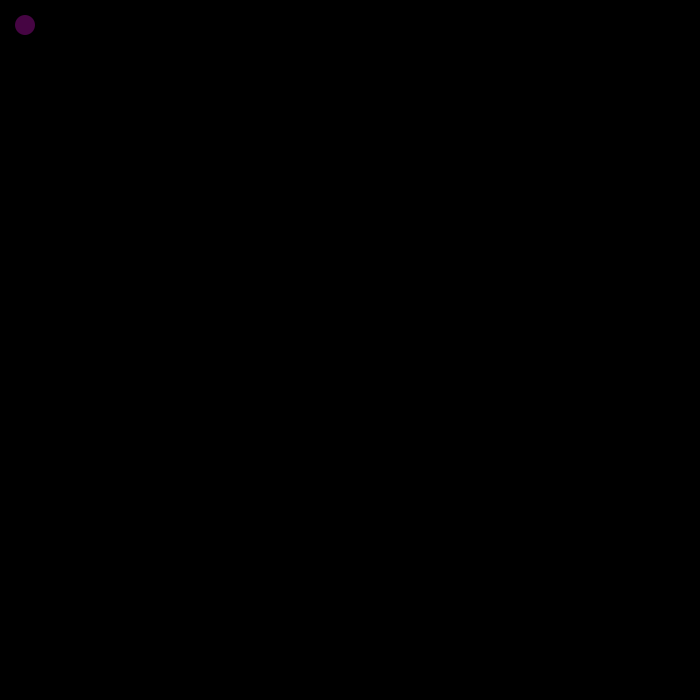
Frame 1 (no input)
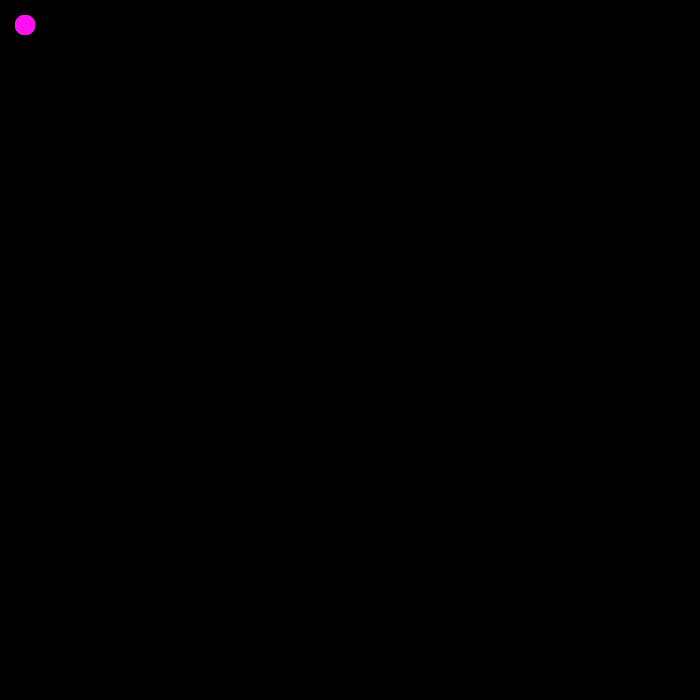
Frame 60 (the mouse pressed at the canvas centre just before this capture)
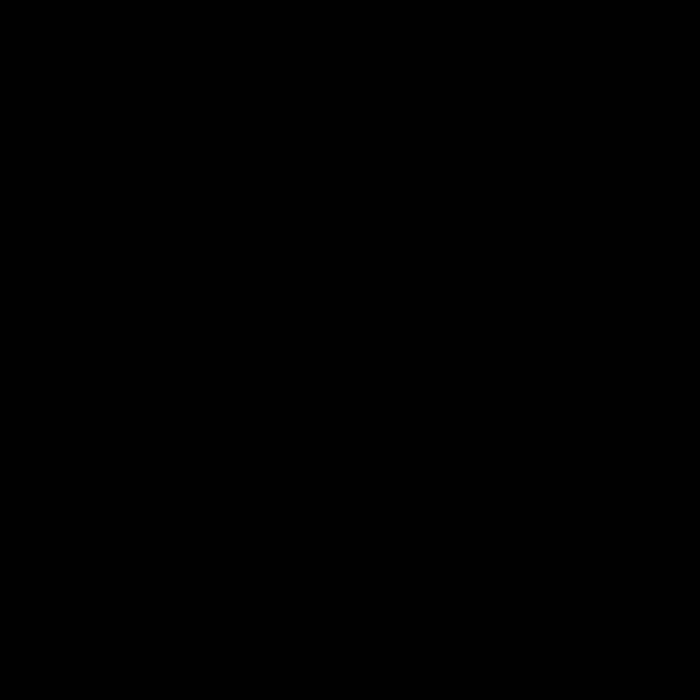
Frame 120 (the mouse held since frame 60 and released just before this capture)

The Processing sketch that drew these frames (run headless with seeded random() and noise(); from frame 60 on, the mouse is pressed at the canvas centre):

// Processing sketch: processing_141135
// ── processing_141135.pde

//Creating a character named ball to move to key commands
ball ball1;



void setup() {
  size(700,700);
    background(0);
  
  ball1 = new ball (25,25,20);
}

void draw(){
  
  ball1.display();
  
  ball1.keyPressed();
  
  if (mousePressed) {
    background (0);
  }
}

class ball {
  float x;
  float y;
  float speed;
  float w;
  
  ball(float tempX, float tempY, float tempW) {
    x = tempX;
    y = tempY;
    w = tempW;
    speed = 0;
  }
  
  void display(){
    fill (255,20,245,70);
    noStroke();
    ellipse(x,y,w,w);
    
  }
 //key commands
//ball flies off page in response to key commands? 
// looking to create a perimeter
  void keyPressed() {
    if (key == CODED){
      if (keyCode == UP){
        y = y-5;
      }
      else if (keyCode == DOWN) {
        y = y + 5;
      }
    }if (keyCode == RIGHT) {
      x = x+5;
    } else if (keyCode == LEFT) {
      x = x-5;
    }
  }
}
